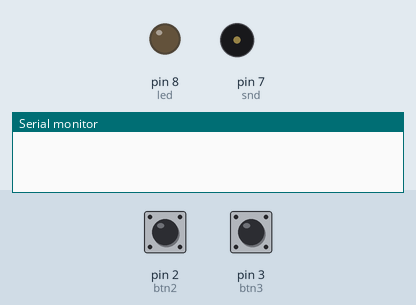
The sketch below on a simulated Arduino Uno, built with avr-gcc and run on an emulated ATmega328P. Parts: output pins drawn as LEDs (lit = HIGH), buzzer (waves = sounding), the last lines printed to the serial monitor. The test bench sets the inputs (shaded band); at power-on: pin 2 (btn2) HIGH, pin 3 (btn3) LOW.

Above: at 1.2 s.
1.3 s: pin 2 (btn2) pulsed LOW 2 times (0.12 s each, 0.3 s apart)
At 2.4 s:
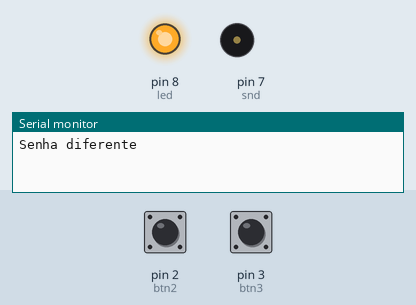
At 2.9 s:
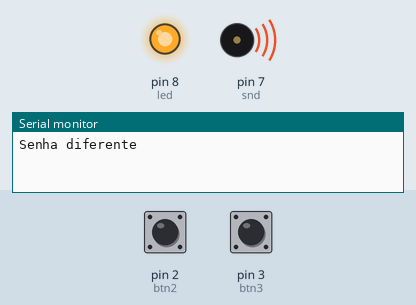
Timing chart, 0 to 6.0 s (numbered marks = the images above; inputs shaded):
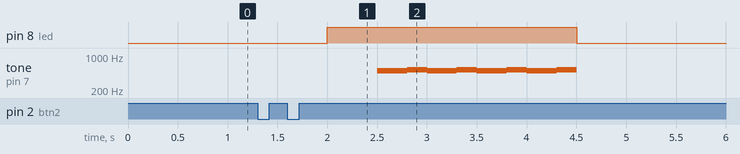

Measured:
- after the input at 1.3 s, pin 8 (led): LOW → HIGH after 0.70 s, → LOW 2.5 s later; tone on pin 7 (snd): silent → 494 Hz after 1.2 s, then repeats every 0.50 s: 523 Hz 0.20 s, 494 Hz 0.30 s, until it stays silent from 4.5 s

The sketch:

3-botoes.ino
```cpp
int btn1 = 1;
int btn2 = 2;
int btn3 = 3;
int snd = 7;
int led = 8;
int startCheck = 0;

String senha = "123";
String senhaAtual = "";
int totalPressionado = 0;
int lastBtn1,lastBtn2,lastBtn3 = LOW;
int state1, state2, state3 = LOW;

void setup()
{
	Serial.begin(9600);
	pinMode(led, OUTPUT);
  pinMode(btn1, INPUT);
	pinMode(btn2, INPUT);
	pinMode(btn3, INPUT);
	pinMode(snd, OUTPUT);
}

void loop()
{
state1 = digitalRead(btn1);
	if (state1 != lastBtn1) {
    		lastBtn1 = state1;
		if (state1 == HIGH) {
			totalPressionado+=1;
			senhaAtual +="1";
			/*
	     	Serial.println("Button 1 pressed!");
			Serial.println("Senha: " +  senhaAtual);
			Serial.println("T: " + totalPressionado);
			*/
	   }
	}

state2 = digitalRead(btn2);
  if (state2 != lastBtn2) {
    lastBtn2 = state2;
  if (state2 == HIGH) {
		totalPressionado+=1;
		senhaAtual +="2";
	}
}

state3 = digitalRead(btn3);
 if (state3 != lastBtn3) {
     lastBtn3 = state3;
 if (state3 == HIGH) {
			totalPressionado+=1;
			senhaAtual +="3";
	 }
}

delay(100);

if (totalPressionado == 3) verifica();
}

void verifica()
{
	if (startCheck != 0)
	{
		totalPressionado = 0;
	if (senhaAtual != senha)
		{
			Serial.println("Senha diferente");
			digitalWrite(led, HIGH);

			delay(500);

			Alarme(snd);
		}
		else
		{
			Serial.println("Senha IGUAL");
			digitalWrite(led, LOW);
		}

		senhaAtual = "";
		digitalWrite(led, LOW);
	}
	else
		startCheck += 1;
}

void Alarme(int buzz) { //This function produces the 3rd siren (AMBULANCE sound).tone(buzz,440,200);
	for(int i=0;i<=3;i++)
	{
		noTone(buzz);
		tone(buzz,494,500);
		delay(300);

		noTone(buzz);
		tone(buzz,523,300);
		delay(200);

		noTone(buzz);
	}
}
```
